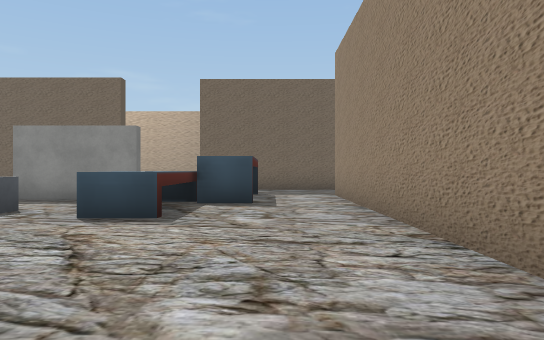
View 1 (above)

22 first-person views from a walk through a 3-D level made in the Unity game engine. The camera is 1.2 m above the floor, looks level and sees 70° across. The floor is counted in squares, 2 m on a side. Each view is taken from the middle of a square. On the plan, view 1 faces up. The plan holds only what a view shows up to about 11 squares ahead; the rest is blank. Some surface patterns are stand-ins.

View 2
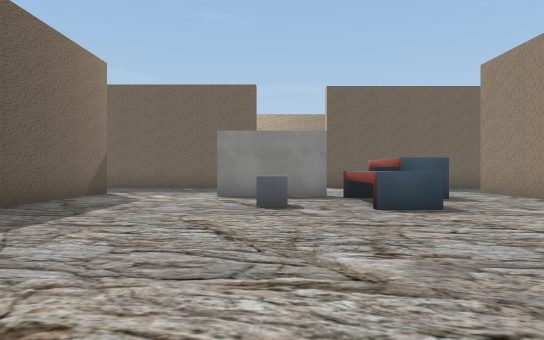

View 3
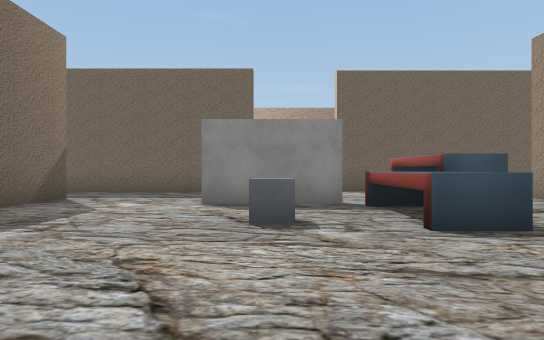

View 4
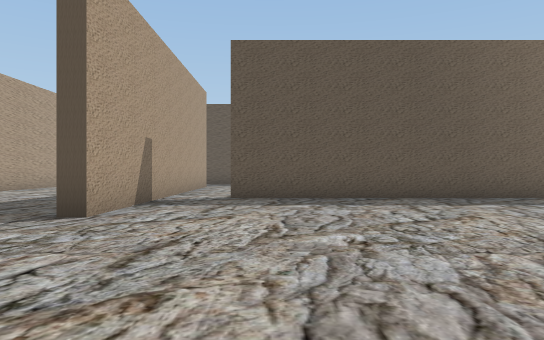

View 5
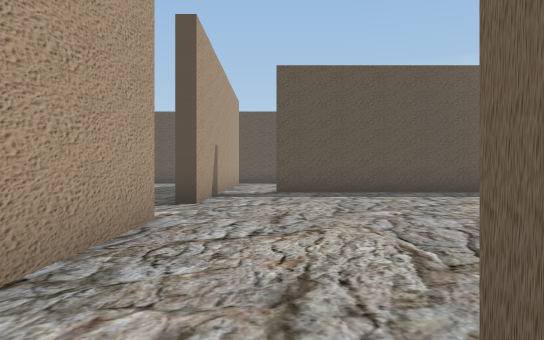

View 6
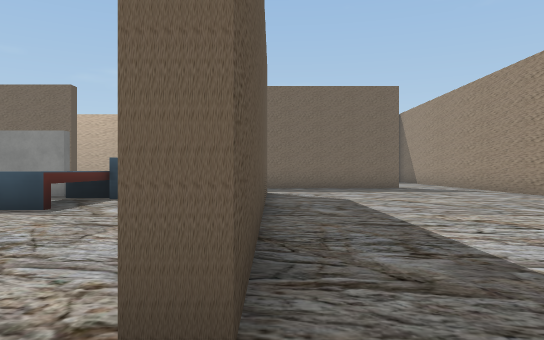

View 7
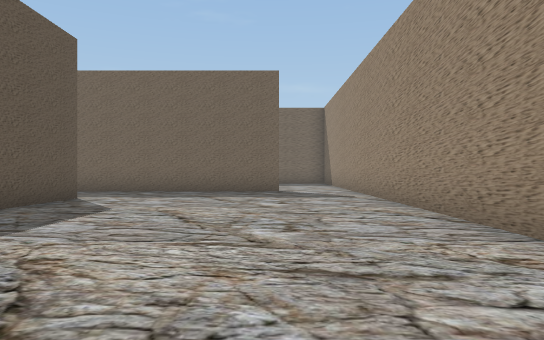

View 8
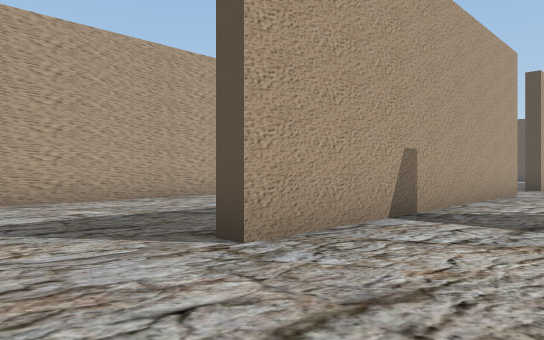

View 9
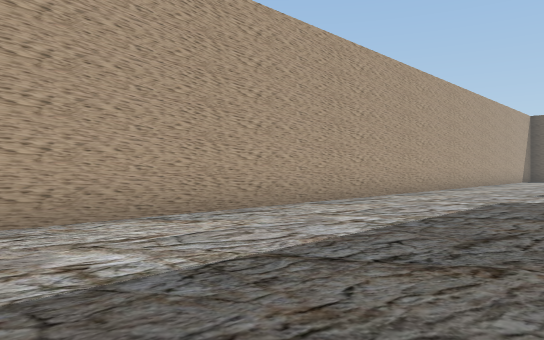

View 10
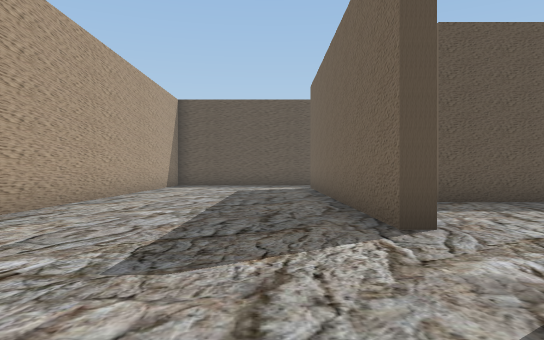

View 11
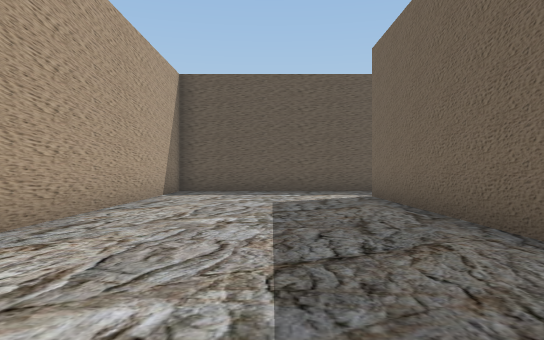

View 12
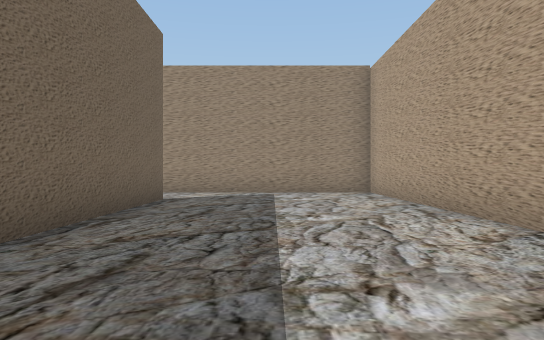

View 13
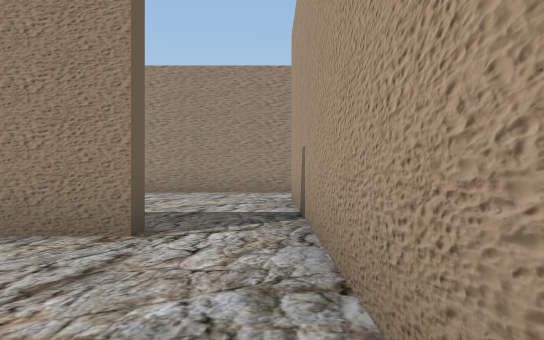

View 14
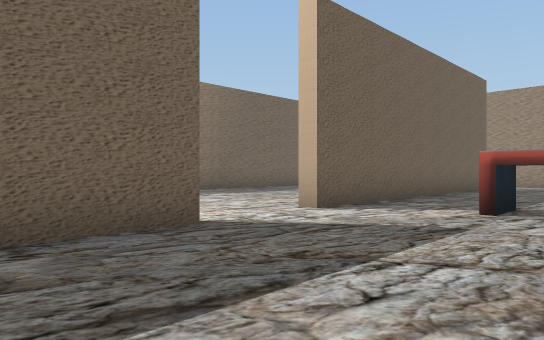

View 15
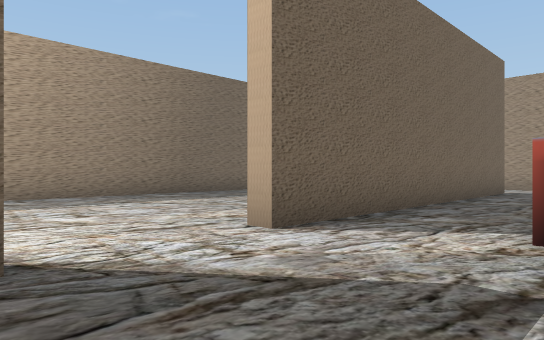

View 16
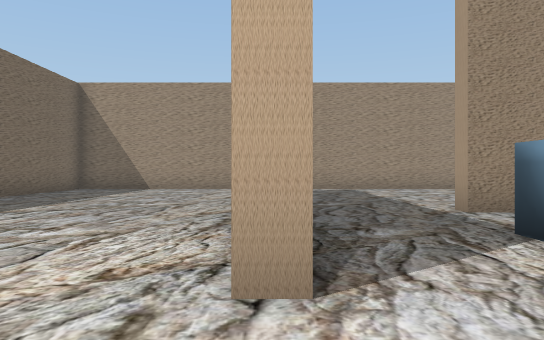

View 17
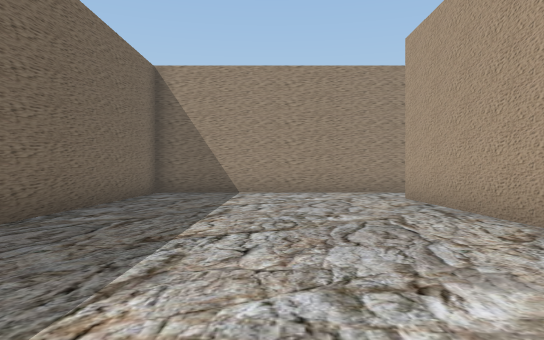

View 18
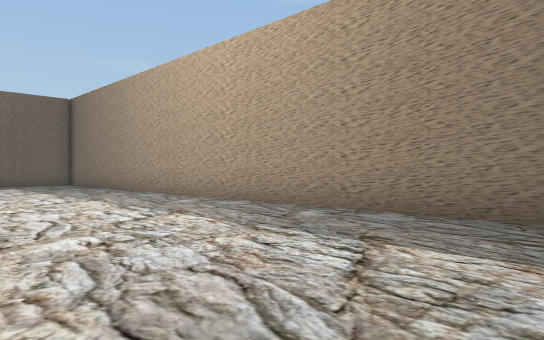

View 19
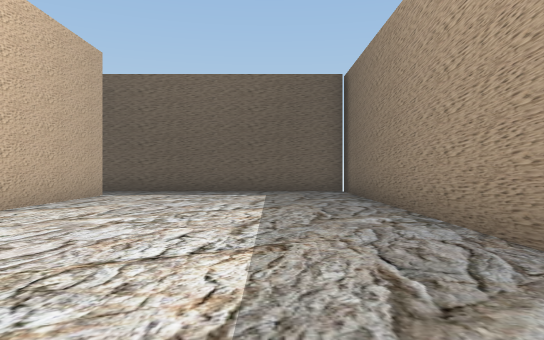

View 20
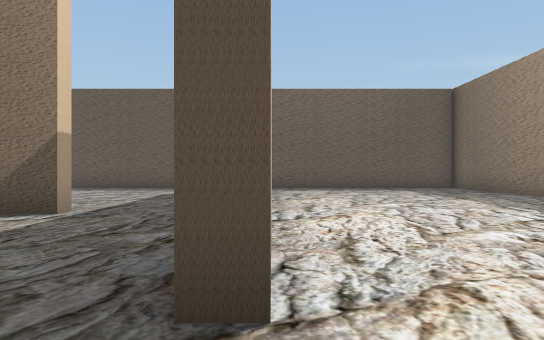

View 21
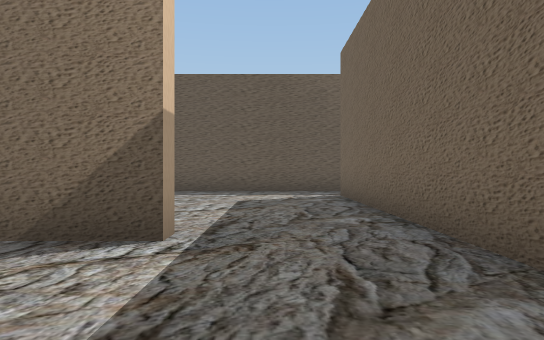

View 22
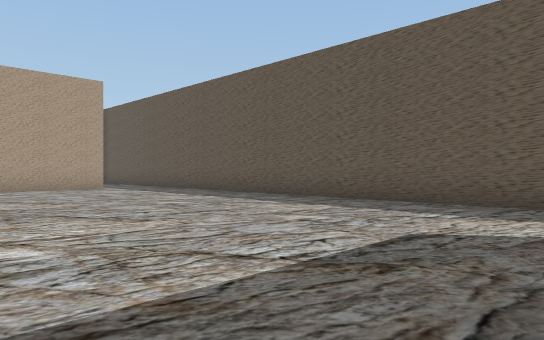

### Floor plan
Points are (right, up) in squares from view 1. A wall is a line through its corners. A room is listed if a view was taken in it or the views show most of it. See-through windows are left out.
Room 1 (views 1, 2, 3, 4, 13, 14, 15, 16, 20, 21)
walls: (-2.6, 7.9) (-5.2, 7.9); (-2.6, -1.4) (1.4, -1.4); (1.5, 0.3) (1.5, 9.2); (-8.3, 9.1) (-8.3, 0.1); (-4.5, 12) (-4.5, 11.6) (-7.5, 11.6); (-7.6, -1.4) (-4.9, -1.4); (1.5, 11.8) (-2.2, 11.8) (-2.2, 12.2)
ways out: opening at (-3.5, -2) to room 2; opening at (2, -0.5) to room 2; opening at (2, 10.5) to room 2; opening at (-3.5, 12) to room 3; opening at (-8, -0.5) to room 4; opening at (-8, 10.5) to room 4
objects: bench (-2, 5) to (-2, 7); bench (-1, 7) to (-1, 9)
Room 2 (views 5, 6, 7, 8, 9, 10, 11, 12)
walls: (1.4, -1.4) (5.9, -1.4) (5.9, -1.7) (1.1, -1.7); (-4.9, -1.4) (-4.9, -1.7) (-13.9, -1.7); (8.3, 4.2) (8.3, 12.4); (-4, -6.6) (8.3, -6.6) (8.3, 2.4); (1.9, 9.2) (1.9, 0.3) (1.5, 0.3); (6.3, 11.8) (1.5, 11.8); (-16, -1.1) (-16, -6.6) (-6.1, -6.6)
ways out: opening at (-3.5, -2) to room 1; opening at (2, -0.5) to room 1; opening at (2, 10.5) to room 1; opening at (7.5, 12) to room 3; opening at (-14.5, -2) to room 4
Room 3 (views 17, 18, 19)
walls: (2, 12.2) (6.3, 12.2); (-14.2, 12) (-10.6, 12); (8.3, 12.4) (8.3, 18.1) (-16, 18.1) (-16, 12.6)
ways out: opening at (-3.5, 12) to room 1; opening at (7.5, 12) to room 2; opening at (-15, 12) to room 4
Room 4 (view 22)
walls: (-8.8, 9.1) (-8.3, 9.1); (-12.2, -1.4) (-7.6, -1.4); (-7.5, 11.6) (-14.1, 11.6); (-16, 12.6) (-16, 2.4)
ways out: opening at (-8, -0.5) to room 1; opening at (-8, 10.5) to room 1; opening at (-14.5, -2) to room 2; opening at (-15, 12) to room 3

Where each view was taken, in squares from view 1:
view 1: 0 up, 0 right, facing up
view 2: 1 down, 4 left, facing up
view 3: 1 up, 4 left, facing up
view 4: 1 up, 0 right, facing left
view 5: 0 up, 2 right, facing left
view 6: 1 down, 2 right, facing up
view 7: 1 up, 6 right, facing up
view 8: 1 up, 8 right, facing down-left
view 9: 2 down, 7 right, facing down-left
view 10: 3 down, 1 left, facing left
view 11: 4 down, 5 left, facing left
view 12: 4 down, 2 left, facing right
view 13: 1 down, 2 left, facing right
view 14: 8 up, 7 left, facing up-right
view 15: 9 up, 5 left, facing up-right
view 16: 12 up, 4 left, facing right
view 17: 15 up, 2 left, facing right
view 18: 13 up, 0 right, facing up-left
view 19: 16 up, 5 left, facing left
view 20: 12 up, 3 left, facing left
view 21: 10 up, 5 left, facing left
view 22: 11 up, 9 left, facing down-left
